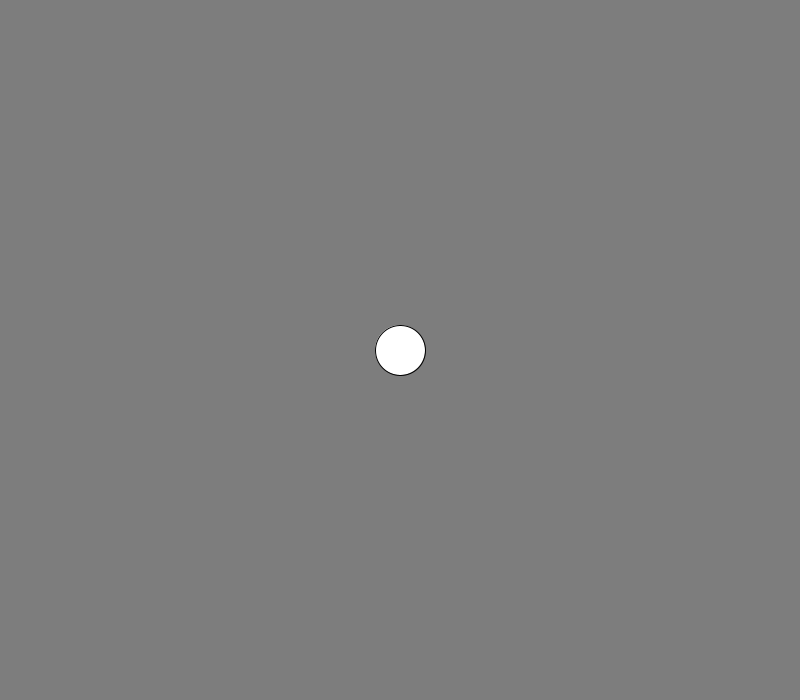
Frame 1 (no input)
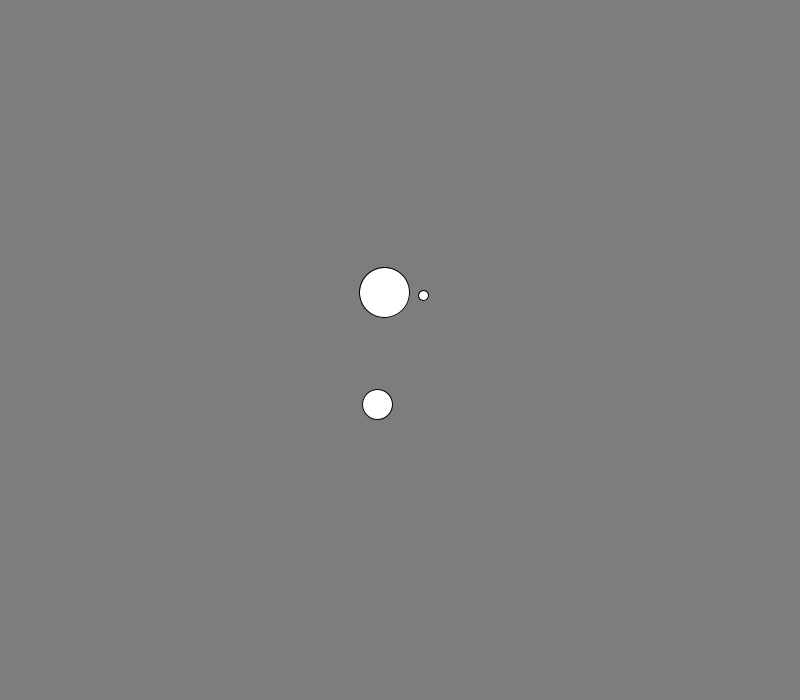
Frame 60 (the mouse pressed at the canvas centre just before this capture)
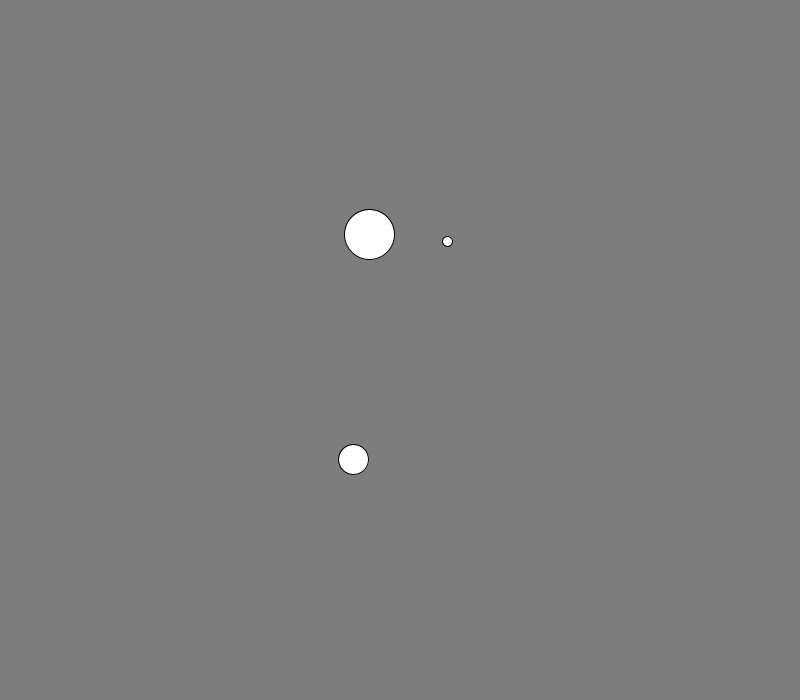
Frame 120 (the mouse held since frame 60 and released just before this capture)

The Processing sketch that drew these frames (run headless with seeded random() and noise(); from frame 60 on, the mouse is pressed at the canvas centre):

// Processing sketch: Gball_class_temp_variable
// ── Gball_class_temp_variable.pde
Gball b;
Gball b1;
Gball b2;

void setup() {
  frameRate(600);
  size(800, 700);
  b = new Gball(10);
  b1 = new Gball(30);
  b2 = new Gball(50);
}
void draw() {
  background(125);
  b.display();
  b.move();
  b.bounce();
  b1.display();
  b1.move();
  b1.bounce();
  b2.display();
  b2.move();
  b2.bounce();
}

class Gball {
  float sz;
  PVector loc, vel;

  Gball(float tempsz) {
    sz = tempsz;
    loc = new PVector(width/2, height/2);
    vel = PVector.random2D();
  }
  void display() {
    ellipse(loc.x, loc.y, sz, sz);
  }  
  void move() {
    loc.add(vel);
  }
  void bounce() {
    if (loc.x + sz/2 > width || loc.x - sz/2 < 0) {
      vel.x *= -1;
    }
    if (loc.y + sz/2 > height || loc.y - sz/2 < 0) {
      vel.y *= -1;
    }
  }
}
